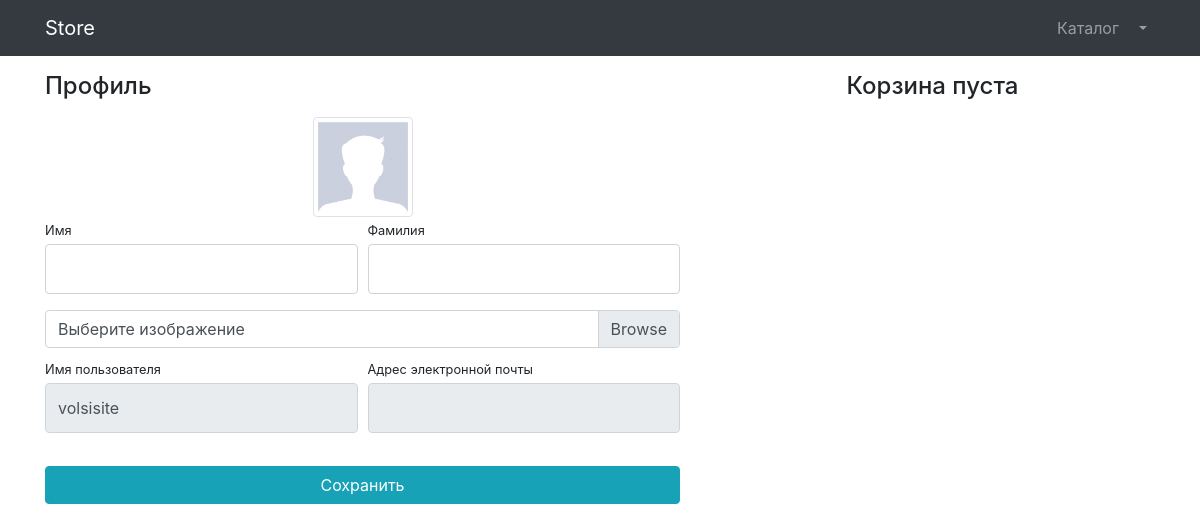
/users/profile/ (signed in), run on an earlier commit of the app's database.
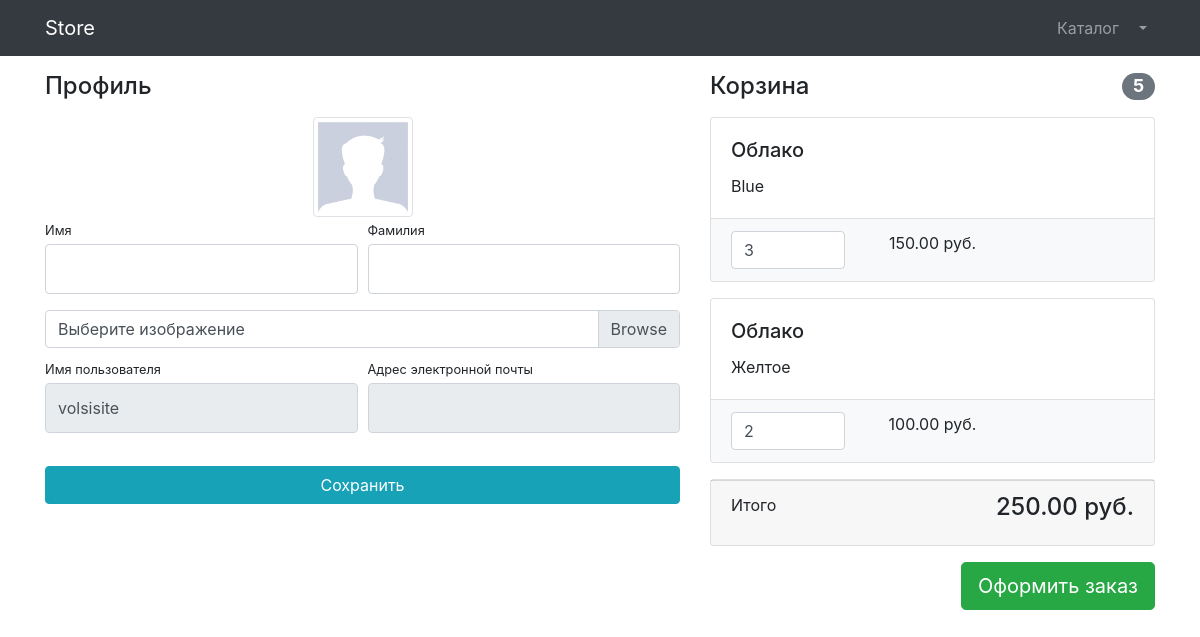
And on a later commit of the database.
### products/models.py (models this page shows, shortened)
class Basket(models.Model):
    user = models.ForeignKey(to=User, on_delete=models.CASCADE)
    products = models.ForeignKey(to=Product, on_delete=models.CASCADE)
    quantity = models.PositiveSmallIntegerField(default=0)
    created_timestamp = models.DateTimeField(auto_now_add=True)
    objects = BasketQuerySet.as_manager()
    def sum(self):
        return self.products.price * self.quantity

class Product(models.Model):
     name = models.CharField(max_length=256)
     description = models.TextField(null=True, blank=True)
     size = models.CharField(max_length=256)
     price = models.DecimalField(max_digits=7, decimal_places=2)
     quantity = models.PositiveIntegerField(default=0)
     image = models.ImageField(upload_to='products_images')
     category = models.ForeignKey(to=ProductCategory, on_delete=models.CASCADE)
     class Meta:
        verbose_name = 'Товар'
        verbose_name_plural = 'Товары'

### users/views.py (the view)
# urls.py: path('profile/', profile, name='profile'),
@login_required
@csrf_exempt
def profile(request):
    if request.method == 'POST':
        form = UserProfileForm(instance=request.user,  data=request.POST, files=request.FILES)
        if form.is_valid():
            form.save()
            return HttpResponseRedirect(reverse('users:profile'))
        else:
            print(form.errors)
    else:
        form = UserProfileForm(instance=request.user)
    context = {
        'title': 'Store - Профиль',
        'form': form,
        'productBaskets': Basket.objects.filter(user=request.user),
    }
    return render(request, 'users/profile.html', context)

### users/forms.py
class UserProfileForm(UserChangeForm):
    first_name = forms.CharField(widget=forms.TextInput(attrs={'class': 'form-control py-4'}))
    last_name = forms.CharField(widget=forms.TextInput(attrs={'class': 'form-control py-4'}))
    image = forms.ImageField(widget=forms.FileInput(attrs={'class': 'custom-file-input'}), required=False)
    username = forms.CharField(widget=forms.TextInput(attrs={'class': 'form-control py-4', 'readonly':True }))
    email = forms.CharField(widget=forms.EmailInput(attrs={'class': 'form-control py-4', 'readonly':True }))
    class Meta:
        model = User
        fields = ('first_name', 'last_name', 'image', 'username', 'email')

### products/models.py (called while the page is built)
    def total_sum(self):
        return sum(basket.sum() for basket in self)

    def total_quantity(self):
        return sum(basket.quantity for basket in self)

### users/templates/users/profile.html (shortened to what this page needs)
{% extends 'products/base.html'%}
{% load static %}
 {% block css %}
    <link rel="stylesheet" href="{%static '/vendor/css/profile.css'%}">
 {% endblock %}
 {% block content %}
<div class="container">
    <div class="row">
        <div class="col-lg-7">
            <h4 class="mt-3 mb-3">Профиль</h4>
            <div class="col-lg-12 text-center">
                <img width="100" height="100"
                     src="{% if user.image%} {{user.image.url}} {% else %} {%static 'vendor/img/users/default_avatar.jpg'%}{%endif%}"
                     class="img-thumbnail">
            </div>
            <form action="{%url 'users:profile' %}" method="post" enctype="multipart/form-data">
                <div class="form-row">
                    <div class="col-lg-6">
                        <div class="form-group">
                            <label class="small mb-1" for="{{form.first_name.id_for_label}}">Имя</label>
                            {{ form.first_name }}
                        </div>
                    </div>
                    <div class="col-lg-6">
                        <div class="form-group">
                            <label class="small mb-1" for="{{form.last_name.id_for_label}}">Фамилия</label>
                           {{form.last_name}}
                        </div>
                    </div>
                </div>
                <div class="form-row mb-2">
                    <div class="col-lg-12">
                        <div class="custom-file">
                            <label class="custom-file-label" for="{{form.image.id_for_label}}">Выберите изображение</label>
                        </div>
                    </div>
                </div>
                <div class="form-row">
                    <div class="col-lg-6">
                        <label class="small mb-1" for="{{form.username.id_for_label}}">Имя пользователя</label>
                          {{form.username}}
                    </div>
                    <div class="col-lg-6">
                        <label class="small mb-1" for=" {{form.email.id_for_label}}">Адрес электронной
                            почты</label>
                       {{form.email}}
                    </div>
                </div>
                <div class="form-row">
                    <div class="col-lg-12" style="margin-top: 33px;">
                        <input class="btn btn-info btn-block" type="submit" value="Сохранить">
                    </div>
                </div>
            </form>
        </div>
        <div class="col-lg-5">
        {% include 'products/baskets.html'%}
        </div>
    </div>
</div>
 {% endblock %}

### products/templates/products/baskets.html (shortened to what this page needs)
{% if productBaskets %}
<h4 class="mt-3 mb-3 d-flex justify-content-between align-items-center mb-3">
    Корзина <span class="badge badge-secondary badge-pill">{{productBaskets.total_quantity}}</span>
</h4>
{% for basket in productBaskets%}
<div class="card mb-3">
    <div class="card-body">
        <h5 class="card-title">{{basket.products.name}}</h5>
        <p class="card-text">{{basket.products.description}}</p>
    </div>
    <ul class="list-group list-group-flush">
        <li class="list-group-item bg-light">
            <div class="row text-center">
                <div class="col-lg-4">
                    <input name="basketID" type="number" class="form-control"
                           value="{{basket.quantity}}" min="0">
                </div>
                <div class="col-lg-4">{{basket.sum}} руб.</div>
                <div class="col-lg-4">
                </div>
            </div>
        </li>
    </ul>
</div>
{%endfor%}
<div class="card mb-3">
    <div class="card-footer">
        <p class="float-left">Итого</p>
        <h4 class="float-right">{{productBaskets.total_sum}} руб.</h4>
    </div>
</div>
<a class="btn btn-success btn-lg float-right" href="../orders/order-create.html">
    Оформить заказ
</a>
{%else%}
<h4 class="mt-3 mb-3 text-center">
    Корзина пуста
</h4>
{%endif%}

What changed in the data, as far as the page shows it:
added Basket: total_quantity "5", products.name "Облако", products.description "Blue", basketID "3", sum "150.00", total_sum "250.00"
added Basket: products.name "Облако", products.description "Желтое", basketID "2", sum "100.00"
Also different on the page:
text no longer shown: "Корзина пуста"
text now shown: "Корзина Итого руб. Оформить заказ"
